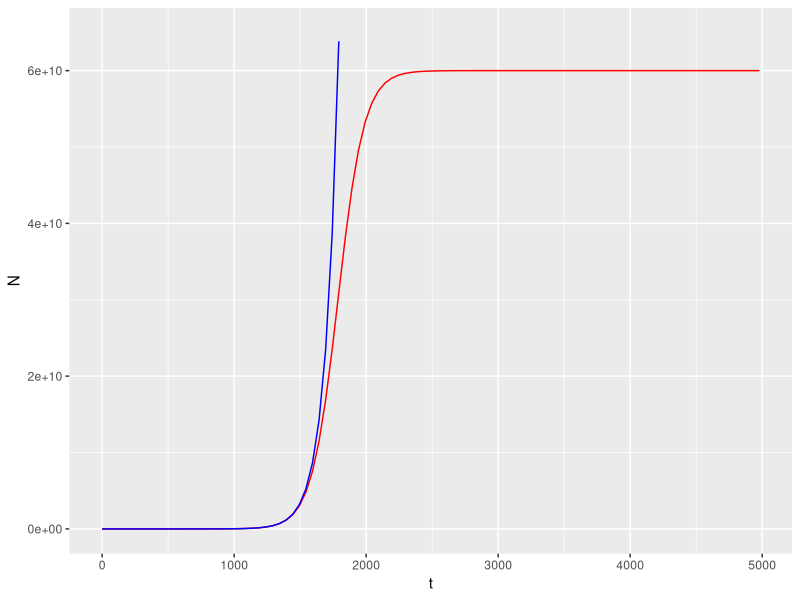

Recreate this plot in R.
install.packages("ggplot2")
library(ggplot2)

growth_data <- read.csv("experiment 1.csv")

#this function gives us the logistic growth model for this data 

logistic_fun <- function(t) {
  
  N <- (N0*K*exp(r*t))/(K-N0+N0*exp(r*t))
  
  return(N)
  
}

N0 <- 972.6 #estimate of the intercept e^(6.883)

r <- 1.004e-02 #rate of growth found using gradient

K <- 6.000e+10 #carrying capacity found looking at linear model 2 intercept 

exp_fun<-function(t){
  N<- N0*exp(r*t)
}

exp <- exp_fun(4980)
logistic <- logistic_fun(4980)

exp
logistic


ggplot(aes(t,N), data = growth_data) +
  
  geom_function(fun=logistic_fun, colour="red") +
  geom_function(fun=exp_fun, colour="blue")+
  scale_y_continuous(limits=c(0, 6.5e+10))




